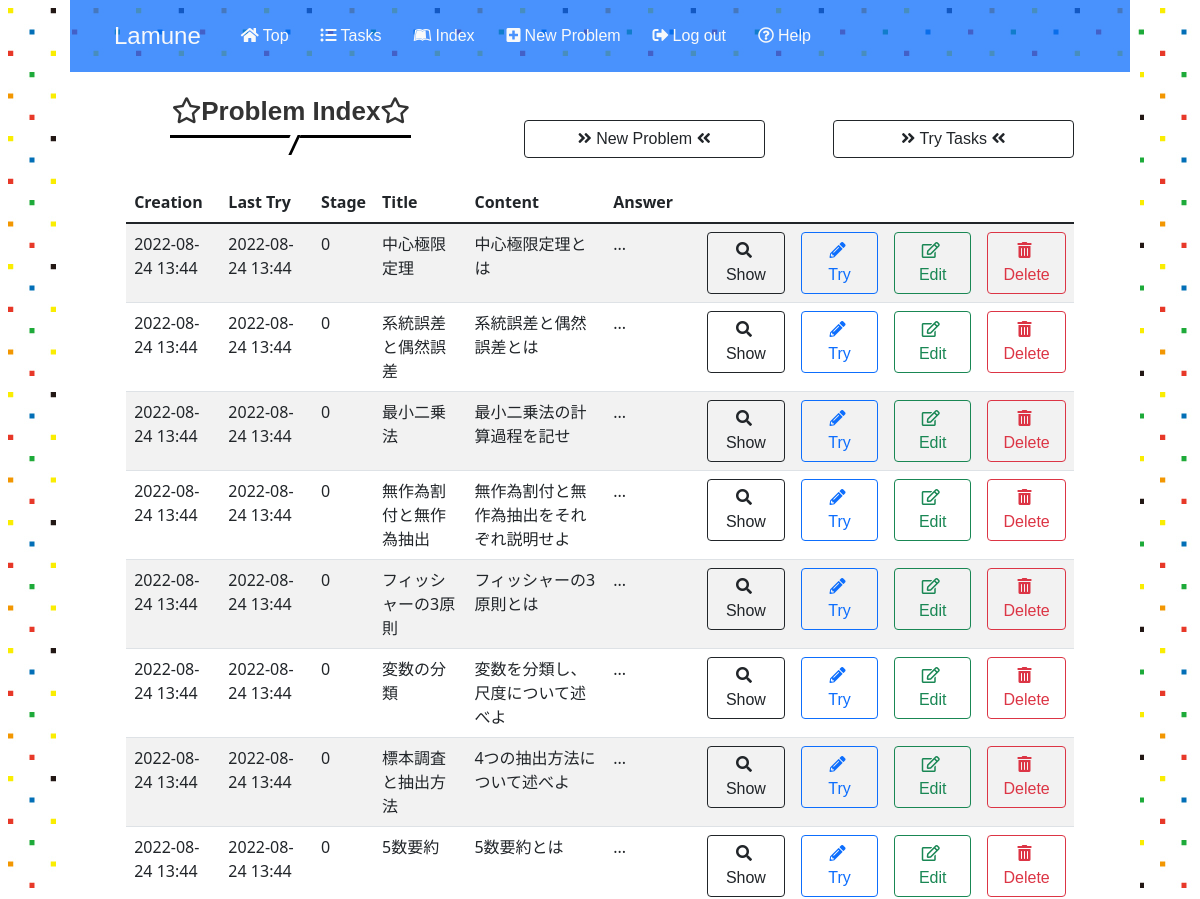
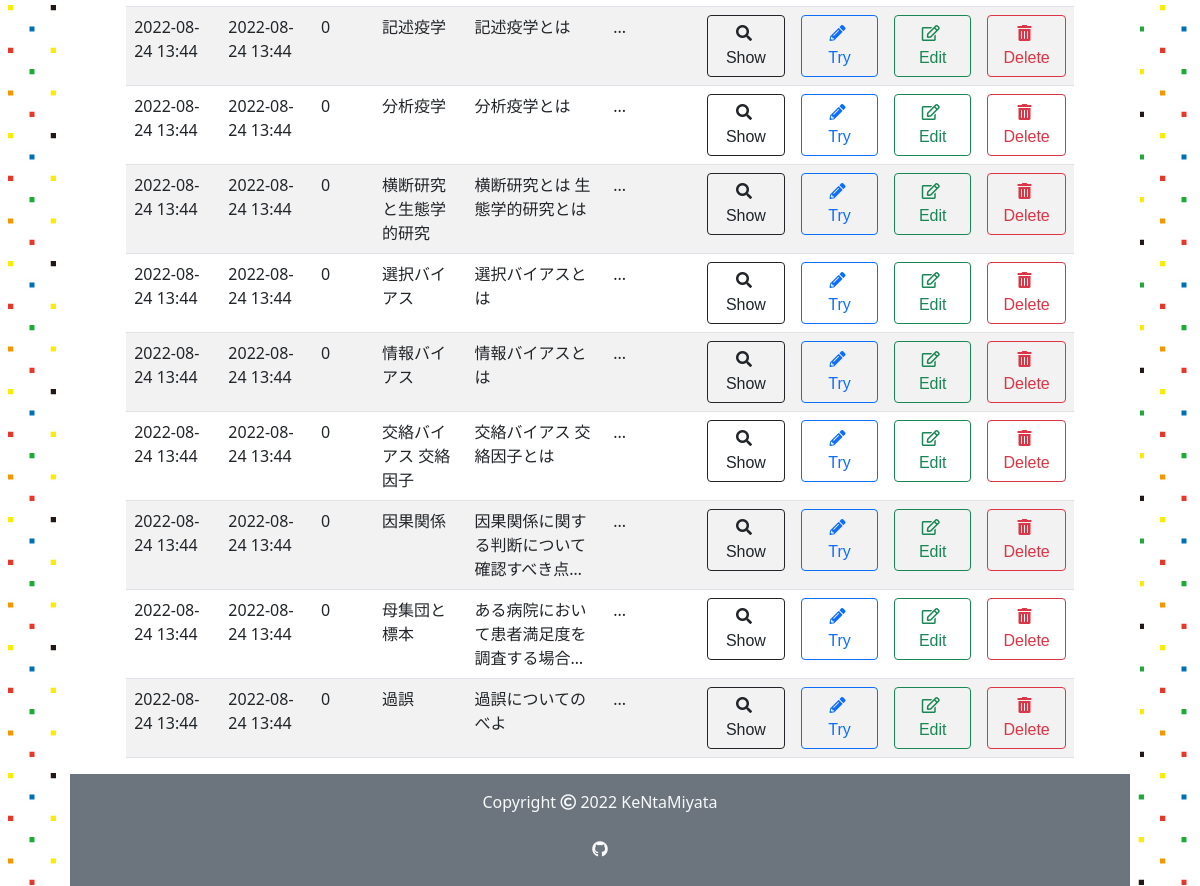
Screenshot of /3/index (signed in) with the database file from the repository (2 pictures, top to bottom).
### app.py (models this page shows)
class Problem(db.Model):
    id = db.Column(db.Integer, primary_key=True)
    user_id = db.Column(db.Integer, db.ForeignKey('user.id'), nullable=False)
    title = db.Column(db.String(50), nullable=False)
    body = db.Column(db.String(500), nullable=False)
    answer = db.Column(db.String(500), nullable=False)
    stage = db.Column(db.Integer, default=0)
    last_time = db.Column(db.DateTime, nullable=False,
                          default=datetime.datetime.now(pytz.timezone('Asia/Tokyo')))
    created_at = db.Column(db.DateTime, nullable=False,
                           default=datetime.datetime.now(pytz.timezone('Asia/Tokyo')))
    solved_history = db.Column(db.String)

### app.py (the view)
@app.route("/<int:user_id>/index", methods=["GET"])
@login_required
def index(user_id):
    if user_id != current_user.id:
        return apology("You can't look this page! Get out!", 401)
    my_problems = Problem.query.filter_by(user_id=user_id).all()
    user = current_user
    return render_template("index.html", problems=my_problems, user=user)

### app.py (called while the page is built)
@app.before_request
def before_request():
    session.permanent = True
    app.permanent_session_lifetime = datetime.timedelta(minutes=30)
    session.modified = True

@login_manager.user_loader
def load_user(user_id):
    return User.query.get(int(user_id))

### helpers.py (called while the page is built)
def show_datetime(t):
    return t.strftime('%Y-%m-%d %H:%M')

### templates/index.html (shortened to what this page needs)
{% extends "layout.html" %}
{% block main %}
<div class="row">
    <div class="col-xl-3 col-md-4 col-12 offset-md-1 mt-4">
        <h2><i class="far fa-star"></i>Problem Index<i class="far fa-star"></i></h2>
    </div>
    <div class="col-md-3 offset-md-1 mt-5 d-none d-md-block">
        <a href="/{{user.id}}/new" class="btn btn-outline-dark btn--radius btn--cubic d-none d-md-block"><i class="fas fa-angle-double-right fa-position-left"></i> New Problem <i class="fas fa-angle-double-left fa-position-right"></i></a>
    </div>
    <div class="col-md-3 mx-auto mt-5 d-none d-md-block">
        <a href="/{{user.id}}/tasks" class="btn btn-outline-dark btn--radius btn--cubic d-none d-md-block"><i class="fas fa-angle-double-right fa-position-left"></i> Try Tasks <i class="fas fa-angle-double-left fa-position-right"></i></a>
    </div>
    <div class="col-11 mx-auto mt-4">
        <table class="table table-striped text-start index d-none d-md-block">
            <thead>
                <tr>
                    <th style="width: 10%">Creation</th>
                    <th style="width: 10%">Last Try</th>
                    <th style="width: 5%">Stage</th>
                    <th style="width: 10%">Title</th>
                    <th style="width: 15%">Content</th>
                    <th style="width: 10%">Answer</th>
                    <th style="width: 10%"></th>
                    <th style="width: 10%"></th>
                    <th style="width: 10%"></th>
                    <th style="width: 10%"></th>
                </tr>
            </thead>
            <tbody>
                {% for problem in problems %}
                <tr data-href="/{{ user.id }}/{{ problem.id }}">
                    <td>{{ problem.created_at | show_datetime }}</td>
                    <td>{{ problem.last_time | show_datetime }}</td>
                    <td>{{ problem.stage }}</td>
                    <td>{{ problem.title }}</td>
                    <td>
                    </td>
                    <td>...</td>
                    <td><a class="btn btn-outline-dark w-100" href="/{{ user.id }}/{{ problem.id }}"><i class="fas fa-search me-1"></i><span class="d-none d-md-block">Show</span></a></td>
                    <td><a class="btn btn-outline-primary w-100" href="/{{ user.id }}/{{ problem.id }}/trytry"><i class="fas fa-pencil-alt me-1"></i><span class="d-none d-md-block">Try</span></a></td>
                    <td><a class="btn btn-outline-success w-100" href="/{{ user.id }}/{{ problem.id }}/update"><i class="far fa-edit me-1"></i><span class="d-none d-md-block">Edit</span></a></td>
                    <td><a class="btn btn-outline-danger w-100" href="/{{ user.id }}/{{ problem.id }}/delete" onclick="return confirm_delete()"><i class="fas fa-trash-alt me-1"></i><span class="d-none d-md-block">Delete</span></a></td>
                </tr>
                {% endfor %}
            </tbody>
        </table>
    </div>
</div>
{% endblock %}

### static/stylesheet/styles.css (style rules this page uses)
* { padding: 0; margin: 0; box-sizing: border-box; }
a { text-decoration: none; }
.row { margin-left: 0; margin-right: 0; }
body { width: 90%; height: 100%; margin: 0 auto; background-image: url(../images/lamune_side_back.jpg); }
h1, h2, h3, .navbar-brand, .nav-link, .btn { font-family: Chalkduster, "Bradley Hand", "Segoe Print", sans-serif; }
h2 { position: relative; padding-bottom: 0.5rem; border-bottom: 3px solid black; background-color: white; color: #333; font-weight: bold; font-size: 26px; }
h2:before { position: absolute; top: 100%; left: 50%; transform: translateX(-50%) skew(-25deg); height: 20px; width: 10px; border-right: 3px solid black; background-color: white; content: ""; }

### rows the page displays
Problem: created_at|show_datetime "2022-08-24 13:44", last_time|show_datetime "2022-08-24 13:44", stage "0", title "中心極限定理"
Problem: created_at|show_datetime "2022-08-24 13:44", last_time|show_datetime "2022-08-24 13:44", stage "0", title "系統誤差と偶然誤差"
Problem: created_at|show_datetime "2022-08-24 13:44", last_time|show_datetime "2022-08-24 13:44", stage "0", title "最小二乗法"
Problem: created_at|show_datetime "2022-08-24 13:44", last_time|show_datetime "2022-08-24 13:44", stage "0", title "無作為割付と無作為抽出"
Problem: created_at|show_datetime "2022-08-24 13:44", last_time|show_datetime "2022-08-24 13:44", stage "0", title "フィッシャーの3原則"
Problem: created_at|show_datetime "2022-08-24 13:44", last_time|show_datetime "2022-08-24 13:44", stage "0", title "変数の分類"
Problem: created_at|show_datetime "2022-08-24 13:44", last_time|show_datetime "2022-08-24 13:44", stage "0", title "標本調査と抽出方法"
Problem: created_at|show_datetime "2022-08-24 13:44", last_time|show_datetime "2022-08-24 13:44", stage "0", title "5数要約"
Problem: created_at|show_datetime "2022-08-24 13:44", last_time|show_datetime "2022-08-24 13:44", stage "0", title "記述疫学"
Problem: created_at|show_datetime "2022-08-24 13:44", last_time|show_datetime "2022-08-24 13:44", stage "0", title "分析疫学"
Problem: created_at|show_datetime "2022-08-24 13:44", last_time|show_datetime "2022-08-24 13:44", stage "0", title "横断研究と生態学的研究"
Problem: created_at|show_datetime "2022-08-24 13:44", last_time|show_datetime "2022-08-24 13:44", stage "0", title "選択バイアス"
Problem: created_at|show_datetime "2022-08-24 13:44", last_time|show_datetime "2022-08-24 13:44", stage "0", title "情報バイアス"
Problem: created_at|show_datetime "2022-08-24 13:44", last_time|show_datetime "2022-08-24 13:44", stage "0", title "交絡バイアス 交絡因子"
Problem: created_at|show_datetime "2022-08-24 13:44", last_time|show_datetime "2022-08-24 13:44", stage "0", title "因果関係"
Problem: created_at|show_datetime "2022-08-24 13:44", last_time|show_datetime "2022-08-24 13:44", stage "0", title "母集団と標本"
Problem: created_at|show_datetime "2022-08-24 13:44", last_time|show_datetime "2022-08-24 13:44", stage "0", title "過誤"
